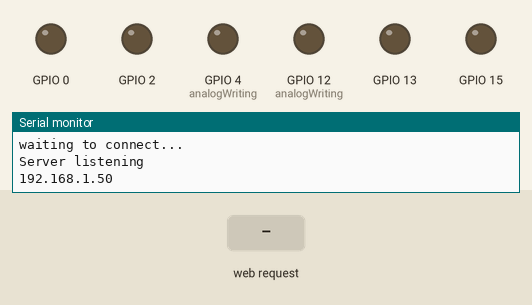
The sketch below on a simulated ESP8266 (NodeMCU). Shown: output pins drawn as LEDs (lit = HIGH), the last lines printed to the serial monitor. The test bench sets the inputs (shaded band). WiFi joins after 1.5 s; servers stay silent unless stated.

Above: at 2.7 s.
2.8 s: HTTP request GET /data/?plain=1 received
At 3.3 s:
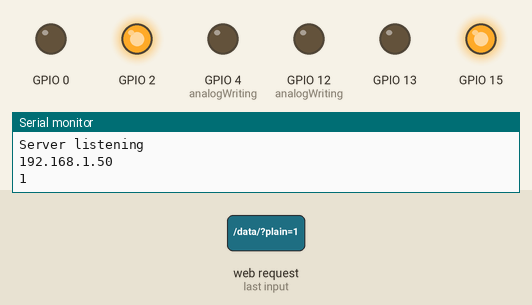
Timing chart, 0 to 5.8 s (numbered marks = the images above; inputs shaded):
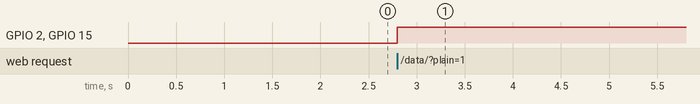

Measured:
- after the input at 2.8 s, GPIO 2, GPIO 15: LOW → HIGH at once

The sketch:

ESP32CONTROLMOTOR.ino
```cpp
#include <ESP8266WiFi.h>
#include <ESP8266WebServer.h>


IPAddress local_IP(192, 168, 1, 110);
IPAddress gateway(192, 168, 1, 2);
IPAddress subnet(255, 255, 0, 0);
const char *ssid = "MOVISTAR_610B";
const char* password = "23F9CACA7C5270A0C677";

ESP8266WebServer server(70);


void handleRootPath()
{
  server.send(200, "text/plain", "Hello world,send motor data to /data/");
}

void handleSentVar()
{
  if(server.hasArg("plain")==false)
  {
    server.send(200,"text/plain","Data not received");
    return;
  }
  String message = "Body received:\n";
  message += server.arg("plain");
  message += "\n";

  server.send(200, "text/plain", message);
  Serial.println(server.arg("plain"));
  controlMotor(server.arg("plain"));

}

String getValue(String data, char separator, int index)
{
    int found = 0;
    int strIndex[] = { 0, -1 };
    int maxIndex = data.length() - 1;

    for (int i = 0; i <= maxIndex && found <= index; i++) {
        if (data.charAt(i) == separator || i == maxIndex) {
            found++;
            strIndex[0] = strIndex[1] + 1;
            strIndex[1] = (i == maxIndex) ? i+1 : i;
        }
    }
    return found > index ? data.substring(strIndex[0], strIndex[1]) : "";
}

void controlMotor(String data)
{
  String data2 = getValue(data, '&',0);
   String angle = getValue(data2, '=',0);
   String strength = getValue(data,'=',1);
   int angleX = angle.toInt();
   int strengthX = strength.toInt();
  int analogStrength = StrengthToAnalog(strengthX);
if(angleX>0 && angleX <90)
{
  //rigth motor
  digitalWrite(2,HIGH);
  digitalWrite(0,LOW);
  analogWrite(4,analogStrength/2);
  //left motor
  digitalWrite(15,HIGH);
  digitalWrite(13,LOW);
  analogWrite(12,analogStrength);
}
if(angleX>90 && angleX <180)
{
  //rigth motor
  digitalWrite(2,HIGH);
  digitalWrite(0,LOW);
  analogWrite(4,analogStrength);
  //left motor
  digitalWrite(15,HIGH);
  digitalWrite(13,LOW);
  analogWrite(12,analogStrength/2);
}
if(angleX>180 && angleX <270)
{
  //rigth motor
  digitalWrite(2,LOW);
  digitalWrite(0,HIGH);
  analogWrite(4,analogStrength);
  //left motor
  digitalWrite(15,LOW);
  digitalWrite(13,HIGH);
  analogWrite(12,analogStrength/2);
}
if(angleX>270 && angleX <360)
{
  //rigth motor
  digitalWrite(2,LOW);
  digitalWrite(0,HIGH);
  analogWrite(4,analogStrength/2);
  //left motor
  digitalWrite(15,LOW);
  digitalWrite(13,HIGH);
  analogWrite(12,analogStrength);
}

}

int StrengthToAnalog(float strengthX)
{
  return (strengthX*255)/100;
}

void setup() {
 Serial.begin(115200);
 WiFi.config(local_IP,gateway,subnet);
 WiFi.begin(ssid,password);

 while(WiFi.status() != WL_CONNECTED)
 {
  delay(500);
  Serial.println("waiting to connect...");
 }

 server.on("/",handleRootPath);
 server.on("/data/",handleSentVar);
 server.begin();
 Serial.println("Server listening");
 Serial.println(WiFi.localIP());


 pinMode(2,OUTPUT);
 pinMode(0,OUTPUT);
 pinMode(4,OUTPUT); //analogWriting (PWM)

 pinMode(15,OUTPUT);
 pinMode(13,OUTPUT);
 pinMode(12,OUTPUT);//analogWriting (PWM)
}

void loop() {

 server.handleClient();


}
```
